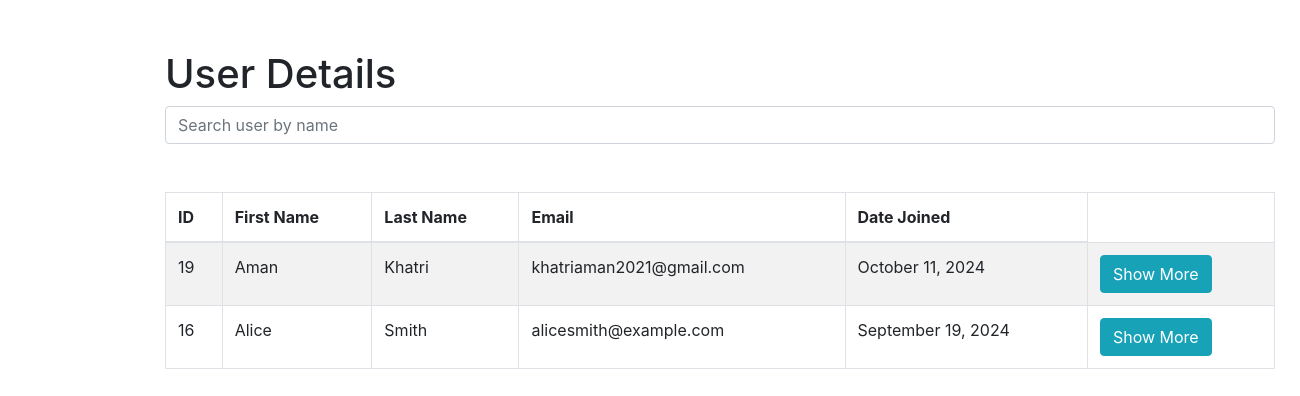
The page /Admin/user_details.php on the database its author committed.
### tables this page shows
CREATE TABLE IF NOT EXISTS `users` (
  `id` int NOT NULL AUTO_INCREMENT,
  `first_name` varchar(100) NOT NULL,
  `last_name` varchar(100) NOT NULL,
  `email` varchar(100) NOT NULL,
  `password` varchar(255) NOT NULL,
  `profile_image` varchar(255) DEFAULT NULL,
  `created_at` timestamp NULL DEFAULT CURRENT_TIMESTAMP,
  PRIMARY KEY (`id`),
  UNIQUE KEY `email` (`email`)
);

### Admin/user_details.php (the view, shortened to what this page needs)
<?php
include 'config.php';
$filter = isset($_GET['filter']) ? $_GET['filter'] : 'all';
$date_start = isset($_GET['date_start']) ? $_GET['date_start'] : '';
$date_end = isset($_GET['date_end']) ? $_GET['date_end'] : '';
if ($filter == 'new' && !empty($date_start) && !empty($date_end)) {
    $userQuery = "SELECT id, first_name, last_name, email, created_at FROM users
                  WHERE created_at BETWEEN '$date_start' AND '$date_end'
                  ORDER BY created_at DESC";
} else {
    $userQuery = "SELECT id, first_name, last_name, email, created_at FROM users
                  ORDER BY created_at DESC";
}
$userResult = mysqli_query($link, $userQuery);
?>
<!DOCTYPE html>
<html lang="en">
<head>
    <link rel="stylesheet" href="dashboard.css">
    <link rel="stylesheet" href="https://stackpath.bootstrapcdn.com/bootstrap/4.5.2/css/bootstrap.min.css">
</head>
<body>
<div class="container">
    <h1>User Details</h1>
    <input type="text" id="search" class="form-control" placeholder="Search user by name">
    <table class="table table-striped table-bordered mt-5">
        <thead>
            <tr>
                <th>ID</th>
                <th>First Name</th>
                <th>Last Name</th>
                <th>Email</th>
                <th>Date Joined</th>
            </tr>
        </thead>
        <tbody id="user-data">
    <?php while($row = mysqli_fetch_assoc($userResult)): ?>
        <tr>
            <td><?php echo $row['id']; ?></td>
            <td><?php echo $row['first_name']; ?></td>
            <td><?php echo $row['last_name']; ?></td>
            <td><?php echo $row['email']; ?></td>
            <td><?php echo date('F j, Y', strtotime($row['created_at'])); ?></td>
            <td>
                <a href="more_user_details.php?id=<?php echo $row['id']; ?>" class="btn btn-info">Show More</a>
            </td>
        </tr>
    <?php endwhile; ?>
</tbody>
    </table>
</div>
</body>
</html>

### Admin/dashboard.css (style rules this page uses)
body { margin: 0; font-family: 'Segoe UI', Tahoma, Geneva, Verdana, sans-serif; background-color: #e9ecef; color: #495057; transition: background-color 0.3s, color 0.3s; overflow-x: hidden; }

### Admin/user_details.php (style rules this page uses)
.container { margin-left: 150px; margin-top: 50px; }

### rows shown on the page
users: id "19", first_name "Aman", last_name "Khatri", email "khatriaman2021@gmail.com", created_at "October 11, 2024"
users: id "16", first_name "Alice", last_name "Smith", email "alicesmith@example.com", created_at "September 19, 2024"
